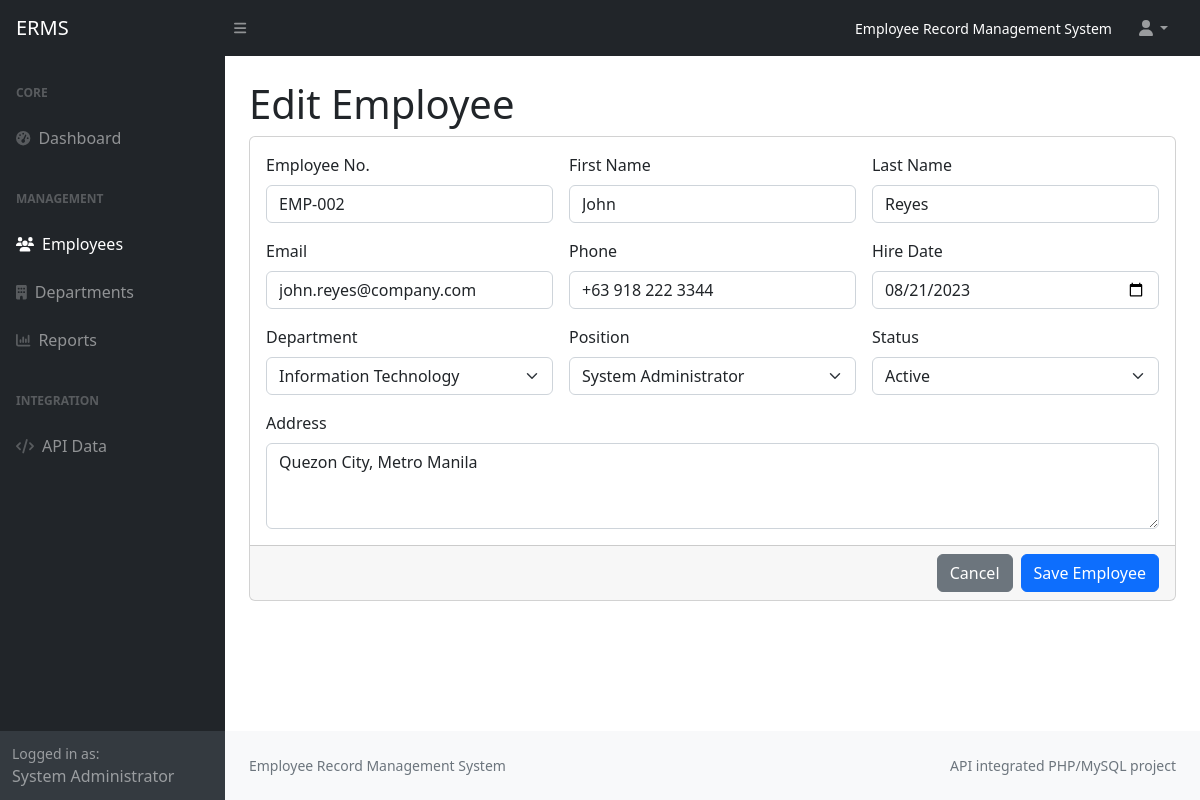
Page /employees/edit.php?id=2 (signed in) on the committed database.
### tables this page shows
CREATE TABLE employees (
    id INT AUTO_INCREMENT PRIMARY KEY,
    employee_no VARCHAR(30) NOT NULL UNIQUE,
    first_name VARCHAR(80) NOT NULL,
    last_name VARCHAR(80) NOT NULL,
    email VARCHAR(120) NOT NULL,
    phone VARCHAR(40),
    hire_date DATE NOT NULL,
    department_id INT NOT NULL,
    position_id INT NOT NULL,
    status_id INT NOT NULL,
    address TEXT,
    created_at TIMESTAMP DEFAULT CURRENT_TIMESTAMP,
    updated_at TIMESTAMP DEFAULT CURRENT_TIMESTAMP ON UPDATE CURRENT_TIMESTAMP,
    CONSTRAINT fk_employees_department FOREIGN KEY (department_id) REFERENCES departments(id) ON UPDATE CASCADE ON DELETE RESTRICT,
    CONSTRAINT fk_employees_position FOREIGN KEY (position_id) REFERENCES positions(id) ON UPDATE CASCADE ON DELETE RESTRICT,
    CONSTRAINT fk_employees_status FOREIGN KEY (status_id) REFERENCES employee_statuses(id) ON UPDATE CASCADE ON DELETE RESTRICT
);

CREATE TABLE departments (
    id INT AUTO_INCREMENT PRIMARY KEY,
    name VARCHAR(100) NOT NULL UNIQUE,
    created_at TIMESTAMP DEFAULT CURRENT_TIMESTAMP
);

CREATE TABLE positions (
    id INT AUTO_INCREMENT PRIMARY KEY,
    department_id INT NOT NULL,
    title VARCHAR(100) NOT NULL,
    created_at TIMESTAMP DEFAULT CURRENT_TIMESTAMP,
    CONSTRAINT fk_positions_department FOREIGN KEY (department_id) REFERENCES departments(id) ON UPDATE CASCADE ON DELETE RESTRICT
);

CREATE TABLE employee_statuses (
    id INT AUTO_INCREMENT PRIMARY KEY,
    name VARCHAR(50) NOT NULL UNIQUE
);

### includes/helpers.php (called while the page is built, shortened)
<?php
function e(?string $value): string
{
    return htmlspecialchars((string) $value, ENT_QUOTES, 'UTF-8');
}
?>

### employees/form.php (the view, shortened to what this page needs)
<?php
$employee = $employee ?? ['employee_no'=>'','first_name'=>'','last_name'=>'','email'=>'','phone'=>'','hire_date'=>'','department_id'=>'','position_id'=>'','status_id'=>'','address'=>''];
?>
<form method="post" class="card mb-4">
    <div class="card-body row g-3">
        <div class="col-md-4"><label class="form-label">Employee No.</label><input class="form-control" name="employee_no" required value="<?= e($employee['employee_no']) ?>"></div>
        <div class="col-md-4"><label class="form-label">First Name</label><input class="form-control" name="first_name" required value="<?= e($employee['first_name']) ?>"></div>
        <div class="col-md-4"><label class="form-label">Last Name</label><input class="form-control" name="last_name" required value="<?= e($employee['last_name']) ?>"></div>
        <div class="col-md-4"><label class="form-label">Email</label><input class="form-control" type="email" name="email" required value="<?= e($employee['email']) ?>"></div>
        <div class="col-md-4"><label class="form-label">Phone</label><input class="form-control" name="phone" value="<?= e($employee['phone']) ?>"></div>
        <div class="col-md-4"><label class="form-label">Hire Date</label><input class="form-control" type="date" name="hire_date" required value="<?= e($employee['hire_date']) ?>"></div>
        <div class="col-md-4"><label class="form-label">Department</label><select class="form-select" name="department_id" required><option value="">Select department</option><?php foreach ($departments as $department): ?><option value="<?= $department['id'] ?>" <?= (string)$employee['department_id'] === (string)$department['id'] ? 'selected' : '' ?>><?= e($department['name']) ?></option><?php endforeach; ?></select></div>
        <div class="col-md-4"><label class="form-label">Position</label><select class="form-select" name="position_id" required><option value="">Select position</option><?php foreach ($positions as $position): ?><option value="<?= $position['id'] ?>" <?= (string)$employee['position_id'] === (string)$position['id'] ? 'selected' : '' ?>><?= e($position['title']) ?></option><?php endforeach; ?></select></div>
        <div class="col-md-4"><label class="form-label">Status</label><select class="form-select" name="status_id" required><option value="">Select status</option><?php foreach ($statuses as $status): ?><option value="<?= $status['id'] ?>" <?= (string)$employee['status_id'] === (string)$status['id'] ? 'selected' : '' ?>><?= e($status['name']) ?></option><?php endforeach; ?></select></div>
        <div class="col-12"><label class="form-label">Address</label><textarea class="form-control" name="address" rows="3"><?= e($employee['address']) ?></textarea></div>
    </div>
    <div class="card-footer d-flex gap-2 justify-content-end"><a class="btn btn-secondary" href="index.php">Cancel</a><button class="btn btn-primary" type="submit">Save Employee</button></div>
</form>

### rows in the picture
employees: employee_no "EMP-002", first_name "John", last_name "Reyes", email "john.reyes@company.com", phone "+63 918 222 3344", hire_date "08/21/2023", department_id "Information Technology", position_id "System Administrator", status_id "Active", address "Quezon City, Metro Manila"

### other values in the picture
current_user_name() "System Administrator"
